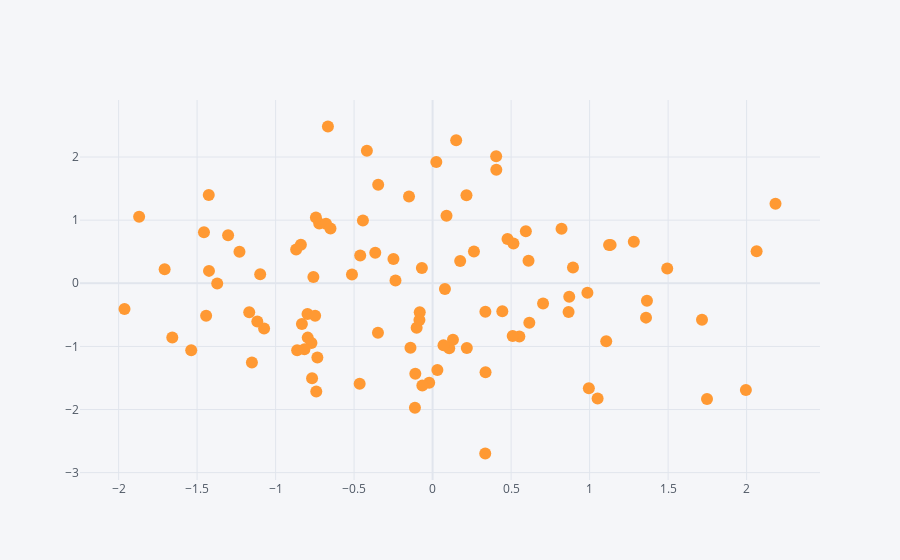

Notebook source saved alongside this figure:
### Code cell
df.iplot(kind="scatter", x="A",y="B", mode="markers")
